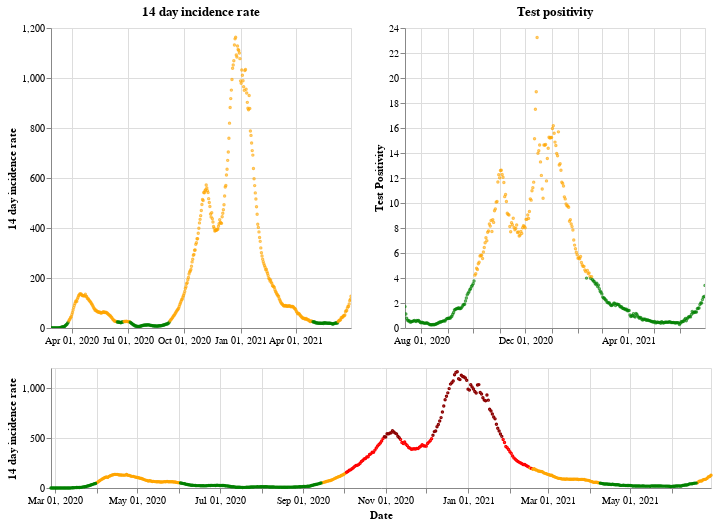

Notebook code cell kept with this figure:
### Markdown cell above
## Wales

### Code cell
plot_traffic_light('Wales')

### Figure 1 — Vega-Lite specification as saved in the notebook (floating-point values rounded to 4 significant figures; data arrays with more than 128 entries replaced by an {"elided": "..."} marker saying what was removed)
{"config": {"view": {"continuousWidth": 400, "continuousHeight": 300}}, "vconcat": [{"hconcat": [{"mark": {"type": "point", "size": 2}, "encoding": {"color": {"condition": {"value": "green", "test": "(datum.twoWeeklyCasesRate <= 25)"}, "value": "orange"}, "tooltip": [{"type": "nominal", "field": "areaName"}, {"type": "temporal", "field": "date"}, {"type": "quantitative", "field": "twoWeeklyCasesRate"}, {"type": "quantitative", "field": "testPositivity"}], "x": {"type": "temporal", "axis": {"title": ""}, "field": "date", "scale": {"domain": {"selection": "DateBrush"}}, "timeUnit": "yearmonthdate"}, "y": {"type": "quantitative", "axis": {"title": "14 day incidence rate"}, "field": "twoWeeklyCasesRate"}}, "title": "14 day incidence rate", "width": 300}, {"mark": {"type": "point", "size": 2}, "encoding": {"color": {"condition": {"value": "green", "test": "(datum.testPositivity <= 4)"}, "value": "orange"}, "tooltip": [{"type": "nominal", "field": "areaName"}, {"type": "temporal", "field": "date"}, {"type": "quantitative", "field": "twoWeeklyCasesRate"}, {"type": "quantitative", "field": "testPositivity"}], "x": {"type": "temporal", "axis": {"title": ""}, "field": "date", "scale": {"domain": {"selection": "DateBrush"}}, "timeUnit": "yearmonthdate"}, "y": {"type": "quantitative", "axis": {"title": "Test Positivity"}, "field": "testPositivity"}}, "title": "Test positivity", "width": 300}]}, {"layer": [{"mark": {"type": "point", "size": 2}, "encoding": {"color": {"condition": {"value": "orange", "test": "(((datum.testPositivity < 4) && (datum.twoWeeklyCasesRate >= 50)) && (datum.twoWeeklyCasesRate < 200))"}, "value": "red"}, "opacity": {"condition": {"value": 1, "test": "((datum.twoWeeklyCasesRate >= 50) && (datum.twoWeeklyCasesRate < 500))"}, "value": 0}, "tooltip": [{"type": "nominal", "field": "areaName"}, {"type": "temporal", "field": "date"}, {"type": "quantitative", "field": "twoWeeklyCasesRate"}, {"type": "quantitative", "field": "testPositivity"}], "x": {"type": "temporal", "axis": {"title": "Date"}, "field": "date", "timeUnit": "yearmonthdate"}, "y": {"type": "quantitative", "axis": {"title": "14 day incidence rate"}, "field": "twoWeeklyCasesRate"}}, "selection": {"DateBrush": {"type": "interval", "encodings": ["x"], "fields": ["Time"]}}}, {"mark": {"type": "point", "size": 2}, "encoding": {"color": {"value": "darkred"}, "opacity": {"condition": {"value": 1, "test": "(datum.twoWeeklyCasesRate >= 500)"}, "value": 0}, "tooltip": [{"type": "nominal", "field": "areaName"}, {"type": "temporal", "field": "date"}, {"type": "quantitative", "field": "twoWeeklyCasesRate"}, {"type": "quantitative", "field": "testPositivity"}], "x": {"type": "temporal", "axis": {"title": "Date"}, "field": "date", "timeUnit": "yearmonthdate"}, "y": {"type": "quantitative", "axis": {"title": "14 day incidence rate"}, "field": "twoWeeklyCasesRate"}}}, {"mark": {"type": "point", "size": 2}, "encoding": {"color": {"condition": {"value": "green", "test": "((datum.testPositivity < 4) && (datum.twoWeeklyCasesRate < 50))"}, "value": "orange"}, "opacity": {"condition": {"value": 1, "test": "(datum.twoWeeklyCasesRate < 50)"}, "value": 0}, "tooltip": [{"type": "nominal", "field": "areaName"}, {"type": "temporal", "field": "date"}, {"type": "quantitative", "field": "twoWeeklyCasesRate"}, {"type": "quantitative", "field": "testPositivity"}], "x": {"type": "temporal", "axis": {"title": "Date"}, "field": "date", "timeUnit": "yearmonthdate"}, "y": {"type": "quantitative", "axis": {"title": "14 day incidence rate"}, "field": "twoWeeklyCasesRate"}}}], "height": 120, "width": 660}], "data": {"name": "data-78443c74873df4724da4646e81ce622e"}, "$schema": "https://vega.github.io/schema/vega-lite/v4.8.1.json", "datasets": {"data-78443c74873df4724da4646e81ce622e": {"elided": "490 records"}}}
